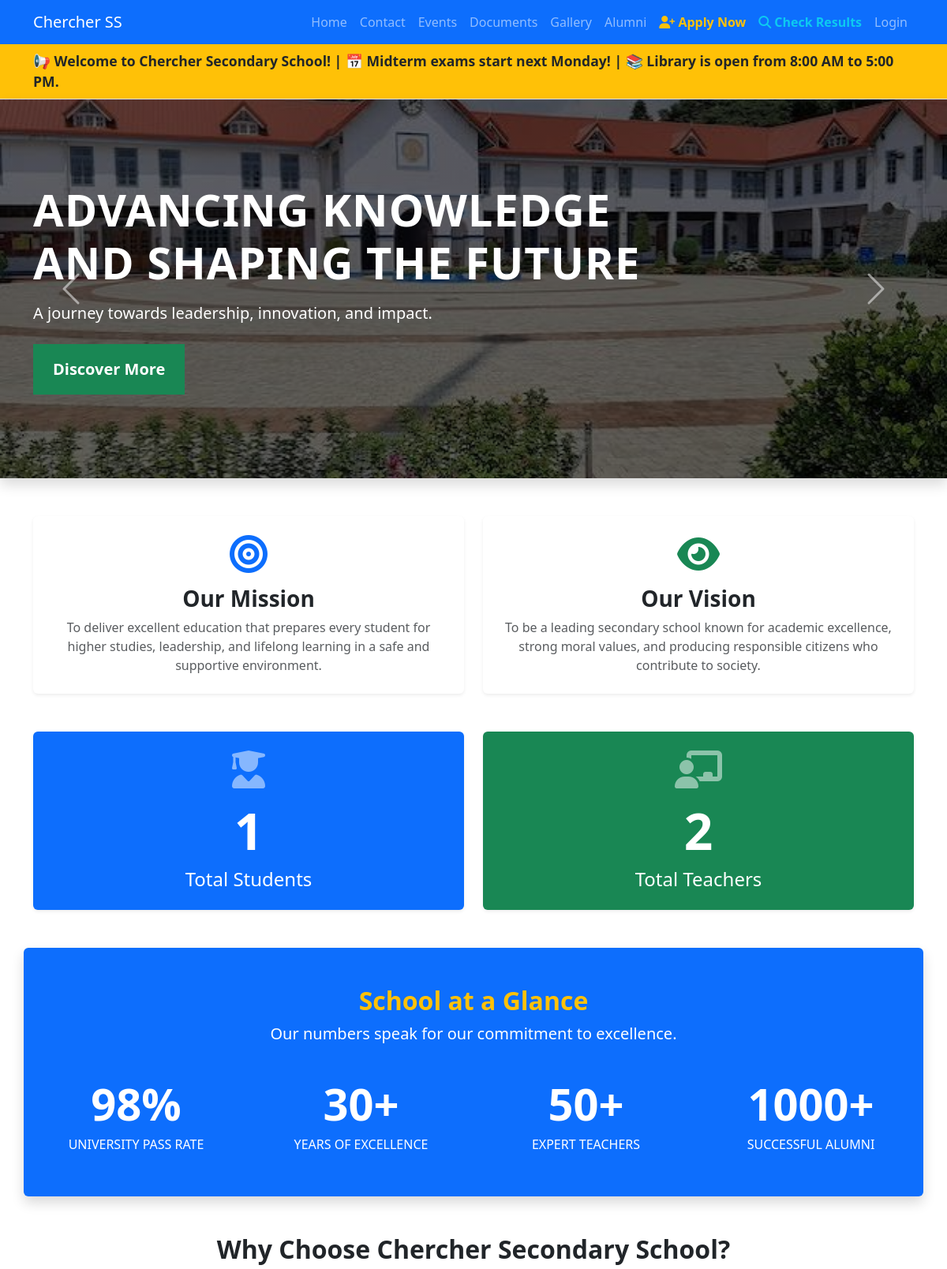
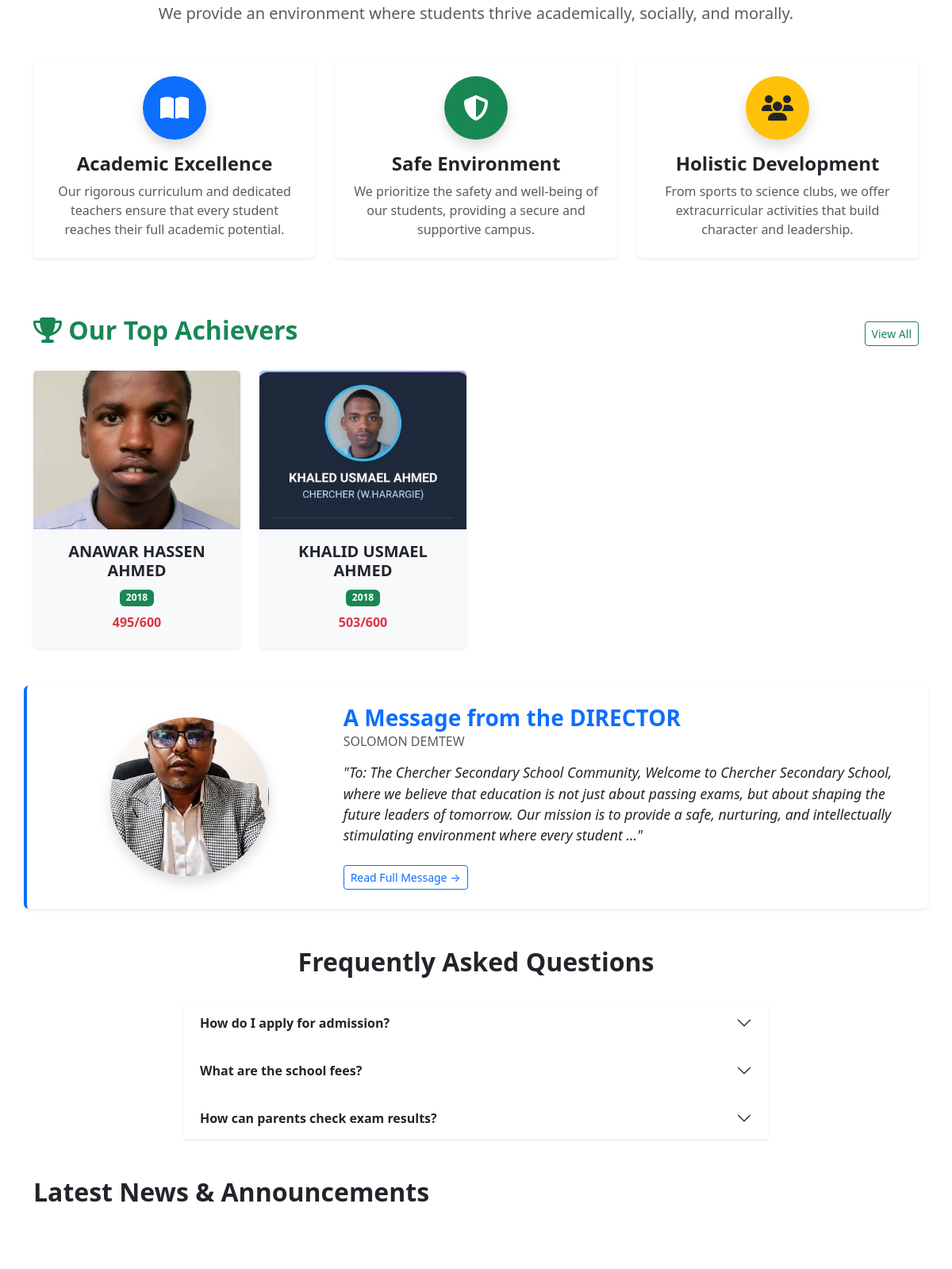
The page / (upper part) on the database its author committed (2 pictures, top to bottom).
### core/models.py (models this page shows, shortened)
class TopStudent(models.Model):
    name = models.CharField(max_length=100)
    year = models.CharField(max_length=10, help_text="e.g., 2023, 2024")
    score = models.CharField(max_length=50, help_text="e.g., 595/600 or GPA 4.0")
    grade = models.CharField(max_length=50, blank=True, help_text="e.g., Grade 12 Natural Science")
    photo = models.ImageField(upload_to='top_students/', blank=True, null=True)
    class Meta:
        ordering = ['-year', 'name']
        verbose_name_plural = "Top Students"

class SchoolStructure(models.Model):
    role = models.CharField(max_length=100, help_text="e.g., Director, Vice Director")
    name = models.CharField(max_length=100)
    photo = models.ImageField(upload_to='structure/', blank=True, null=True)
    message = models.TextField(blank=True, help_text="Message from the Director or role description")
    class Meta:
        verbose_name_plural = "School Structure & Director"

### core/views.py (the view)
# urls.py: path('', views.home, name='home'),
def home(request):
    latest_news = News.objects.all().order_by('-created_at')[:3]
    top_students = TopStudent.objects.all()[:4]
    director = SchoolStructure.objects.filter(role__icontains='Director').first()
    total_students = Student.objects.count()
    total_teachers = Teacher.objects.count()
    return render(request, 'core/home.html', {
        'latest_news': latest_news,
        'top_students': top_students,
        'director': director,
        'total_students': total_students,
        'total_teachers': total_teachers,
    })

### core/templates/core/home.html (shortened to what this page needs)
{% extends "base.html" %}
{% block content %}
<div id="heroCarousel" class="carousel slide carousel-fade" data-bs-ride="carousel" data-bs-interval="4000">
    <div class="carousel-inner shadow">
        <div class="carousel-item active">
            <div class="hero-image" style="background: linear-gradient(rgba(0, 0, 0, 0.6), rgba(0, 0, 0, 0.6)), url('http://127.0.0.1:8000/media/gallery/4.jpeg') center/cover no-repeat;">
                <div class="container h-100">
                    <div class="row h-100 align-items-center">
                        <div class="col-md-9 text-white py-5">
                            <h1 class="display-4 fw-bolder mb-3 text-uppercase" style="letter-spacing: 1px;">Advancing Knowledge And Shaping The Future</h1>
                            <p class="lead mb-4 fs-5">A journey towards leadership, innovation, and impact.</p>
                            <a href="/about/" class="btn btn-success btn-lg px-4 py-3 fw-bold rounded-0">Discover More</a>
                        </div>
                    </div>
                </div>
            </div>
        </div>
    </div>
    <button class="carousel-control-prev" type="button" data-bs-target="#heroCarousel" data-bs-slide="prev">
        <span class="carousel-control-prev-icon" aria-hidden="true" style="width: 3rem; height: 3rem;"></span>
    </button>
    <button class="carousel-control-next" type="button" data-bs-target="#heroCarousel" data-bs-slide="next">
        <span class="carousel-control-next-icon" aria-hidden="true" style="width: 3rem; height: 3rem;"></span>
    </button>
</div>
<div class="container my-5">
    <div class="row g-4 mb-5">
        <div class="col-md-6">
            <div class="card h-100 border-0 shadow-sm">
                <div class="card-body p-4 text-center">
                    <div class="mb-3 text-primary"><i class="fas fa-bullseye fa-3x"></i></div>
                    <h3 class="card-title fw-bold">Our Mission</h3>
                    <p class="card-text text-muted">To deliver excellent education that prepares every student for higher studies, leadership, and lifelong learning in a safe and supportive environment.</p>
                </div>
            </div>
        </div>
        <div class="col-md-6">
            <div class="card h-100 border-0 shadow-sm">
                <div class="card-body p-4 text-center">
                    <div class="mb-3 text-success"><i class="fas fa-eye fa-3x"></i></div>
                    <h3 class="card-title fw-bold">Our Vision</h3>
                    <p class="card-text text-muted">To be a leading secondary school known for academic excellence, strong moral values, and producing responsible citizens who contribute to society.</p>
                </div>
            </div>
        </div>
    </div>
    <div class="row g-4 mb-5 text-center">
        <div class="col-md-6">
            <div class="card border-0 shadow-sm bg-primary text-white p-4">
                <i class="fas fa-user-graduate fa-3x mb-3 opacity-50"></i>
                <h1 class="display-3 fw-bold">{{ total_students }}</h1>
                <h4 class="mb-0">Total Students</h4>
            </div>
        </div>
        <div class="col-md-6">
            <div class="card border-0 shadow-sm bg-success text-white p-4">
                <i class="fas fa-chalkboard-teacher fa-3x mb-3 opacity-50"></i>
                <h1 class="display-3 fw-bold">{{ total_teachers }}</h1>
                <h4 class="mb-0">Total Teachers</h4>
            </div>
        </div>
    </div>
    <div class="row mb-5 py-5 bg-primary text-white rounded shadow text-center">
        <div class="col-12 mb-4">
            <h2 class="fw-bold text-warning">School at a Glance</h2>
            <p class="lead">Our numbers speak for our commitment to excellence.</p>
        </div>
        <div class="col-md-3 mb-3 mb-md-0">
            <h1 class="display-4 fw-bolder">98%</h1>
            <h6 class="text-uppercase">University Pass Rate</h6>
        </div>
        <div class="col-md-3 mb-3 mb-md-0">
            <h1 class="display-4 fw-bolder">30+</h1>
            <h6 class="text-uppercase">Years of Excellence</h6>
        </div>
        <div class="col-md-3 mb-3 mb-md-0">
            <h1 class="display-4 fw-bolder">50+</h1>
            <h6 class="text-uppercase">Expert Teachers</h6>
        </div>
        <div class="col-md-3">
            <h1 class="display-4 fw-bolder">1000+</h1>
            <h6 class="text-uppercase">Successful Alumni</h6>
        </div>
    </div>
    <div class="row mb-5 text-center">
        <div class="col-12 mb-4">
            <h2 class="fw-bold">Why Choose Chercher Secondary School?</h2>
            <p class="text-muted lead">We provide an environment where students thrive academically, socially, and morally.</p>
        </div>
        <div class="col-md-4 mb-4">
            <div class="card h-100 border-0 shadow-sm feature-card">
                <div class="card-body p-4">
                    <div class="bg-primary text-white rounded-circle d-inline-flex align-items-center justify-content-center mb-3 shadow" style="width: 80px; height: 80px;">
                        <i class="fas fa-book-open fa-2x"></i>
                    </div>
                    <h4 class="card-title fw-bold">Academic Excellence</h4>
                    <p class="card-text text-muted">Our rigorous curriculum and dedicated teachers ensure that every student reaches their full academic potential.</p>
                </div>
            </div>
        </div>
        <div class="col-md-4 mb-4">
            <div class="card h-100 border-0 shadow-sm feature-card">
                <div class="card-body p-4">
                    <div class="bg-success text-white rounded-circle d-inline-flex align-items-center justify-content-center mb-3 shadow" style="width: 80px; height: 80px;">
                        <i class="fas fa-shield-alt fa-2x"></i>
                    </div>
                    <h4 class="card-title fw-bold">Safe Environment</h4>
                    <p class="card-text text-muted">We prioritize the safety and well-being of our students, providing a secure and supportive campus.</p>
                </div>
            </div>
        </div>
        <div class="col-md-4 mb-4">
            <div class="card h-100 border-0 shadow-sm feature-card">
                <div class="card-body p-4">
                    <div class="bg-warning text-dark rounded-circle d-inline-flex align-items-center justify-content-center mb-3 shadow" style="width: 80px; height: 80px;">
                        <i class="fas fa-users fa-2x"></i>
                    </div>
                    <h4 class="card-title fw-bold">Holistic Development</h4>
                    <p class="card-text text-muted">From sports to science clubs, we offer extracurricular activities that build character and leadership.</p>
                </div>
            </div>
        </div>
    </div>
    {% if top_students %}
    <div class="row mb-5">
        <div class="col-12 d-flex justify-content-between align-items-center mb-4">
            <h2 class="fw-bold text-success"><i class="fas fa-trophy"></i> Our Top Achievers</h2>
            <a href="/about/" class="btn btn-outline-success btn-sm">View All</a>
        </div>
        {% for student in top_students %}
            <div class="col-md-3">
                <div class="card h-100 border-0 shadow-sm text-center">
                    {% if student.photo %}
                        <img src="{{ student.photo.url }}" loading="lazy" class="card-img-top" alt="{{ student.name }}" style="height: 200px; object-fit: cover;">
                    {% else %}
                        <div class="bg-dark text-white d-flex align-items-center justify-content-center" style="height: 200px;">
                            <i class="fas fa-graduation-cap fa-4x"></i>
                        </div>
                    {% endif %}
                    <div class="card-body bg-light">
                        <h5 class="card-title fw-bold">{{ student.name }}</h5>
                        <span class="badge bg-success mb-2">{{ student.year }}</span>
                        <p class="card-text fw-bold text-danger mb-1">{{ student.score }}</p>
                    </div>
                </div>
            </div>
        {% endfor %}
    </div>
    {% endif %}
    {% if director %}
    <div class="row align-items-center bg-white rounded shadow-sm p-4 mb-5 border-start border-4 border-primary">
        <div class="col-md-4 text-center mb-3 mb-md-0">
            {% if director.photo %}
                <img src="{{ director.photo.url }}" loading="lazy" class="img-fluid rounded-circle shadow" style="width: 200px; height: 200px; object-fit: cover;" alt="{{ director.name }}">
            {% else %}
                <div class="bg-secondary text-white rounded-circle d-inline-flex align-items-center justify-content-center shadow" style="width: 200px; height: 200px;">
                    <i class="fas fa-user-tie fa-5x"></i>
                </div>
            {% endif %}
        </div>
        <div class="col-md-8">
            <h3 class="fw-bold text-primary mb-1">A Message from the {{ director.role }}</h3>
            <h6 class="text-muted mb-3">{{ director.name }}</h6>
            <p class="lead" style="font-style: italic; font-size: 1.1rem;">"{{ director.message|truncatewords:45 }}"</p>
            <a href="/about/" class="btn btn-outline-primary btn-sm mt-2">Read Full Message &rarr;</a>
        </div>
    </div>
    {% endif %}
    <div class="row mb-5">
        <div class="col-12 text-center mb-4">
            <h2 class="fw-bold">Frequently Asked Questions</h2>
        </div>
        <div class="col-md-8 mx-auto">
            <div class="accordion shadow-sm" id="faqAccordion">
                <div class="accordion-item border-0 mb-2">
                    <h2 class="accordion-header">
                        <button class="accordion-button collapsed fw-bold" type="button" data-bs-toggle="collapse" data-bs-target="#faq1">
                            How do I apply for admission?
                        </button>
                    </h2>
                </div>
                <div class="accordion-item border-0 mb-2">
                    <h2 class="accordion-header">
                        <button class="accordion-button collapsed fw-bold" type="button" data-bs-toggle="collapse" data-bs-target="#faq2">
                            What are the school fees?
                        </button>
                    </h2>
                </div>
                <div class="accordion-item border-0">
                    <h2 class="accordion-header">
                        <button class="accordion-button collapsed fw-bold" type="button" data-bs-toggle="collapse" data-bs-target="#faq3">
                            How can parents check exam results?
                        </button>
                    </h2>
                </div>
            </div>
        </div>
    </div>
    <div class="row mb-5">
        <div class="col-12 d-flex justify-content-between align-items-center mb-4">
            <h2 class="fw-bold">Latest News & Announcements</h2>
        </div>
        {% if latest_news %}
            <div class="row g-4">
            </div>
        {% else %}
            <div class="alert alert-info border-0 shadow-sm">No news announcements yet.</div>
        {% endif %}
    </div>
</div>
{% endblock %}

### core/templates/core/home.html (style rules this page uses)
.hero-image { height: 60vh; min-height: 400px; }
.carousel-fade .carousel-item { transition-duration: 1s; }
.feature-card { transition: transform 0.3s ease, box-shadow 0.3s ease; }

### rows shown on the page
TopStudent: photo (picture), name "ANAWAR HASSEN AHMED", year "2018", score "495/600"
TopStudent: photo (picture), name "KHALID USMAEL AHMED", year "2018", score "503/600"
SchoolStructure: photo (picture), role "DIRECTOR", name "SOLOMON DEMTEW", message "To: The Chercher Secondary School Community, Welcome to Chercher Secondary School, where we believe that education is not just about passing exams, but about shaping the future leaders of tomorrow. Our mission is to provide a safe, nurturing, and intellectually stimulating environment where every student …"

### other values the page prints
{{ total_students }} "1"
{{ total_teachers }} "2"
